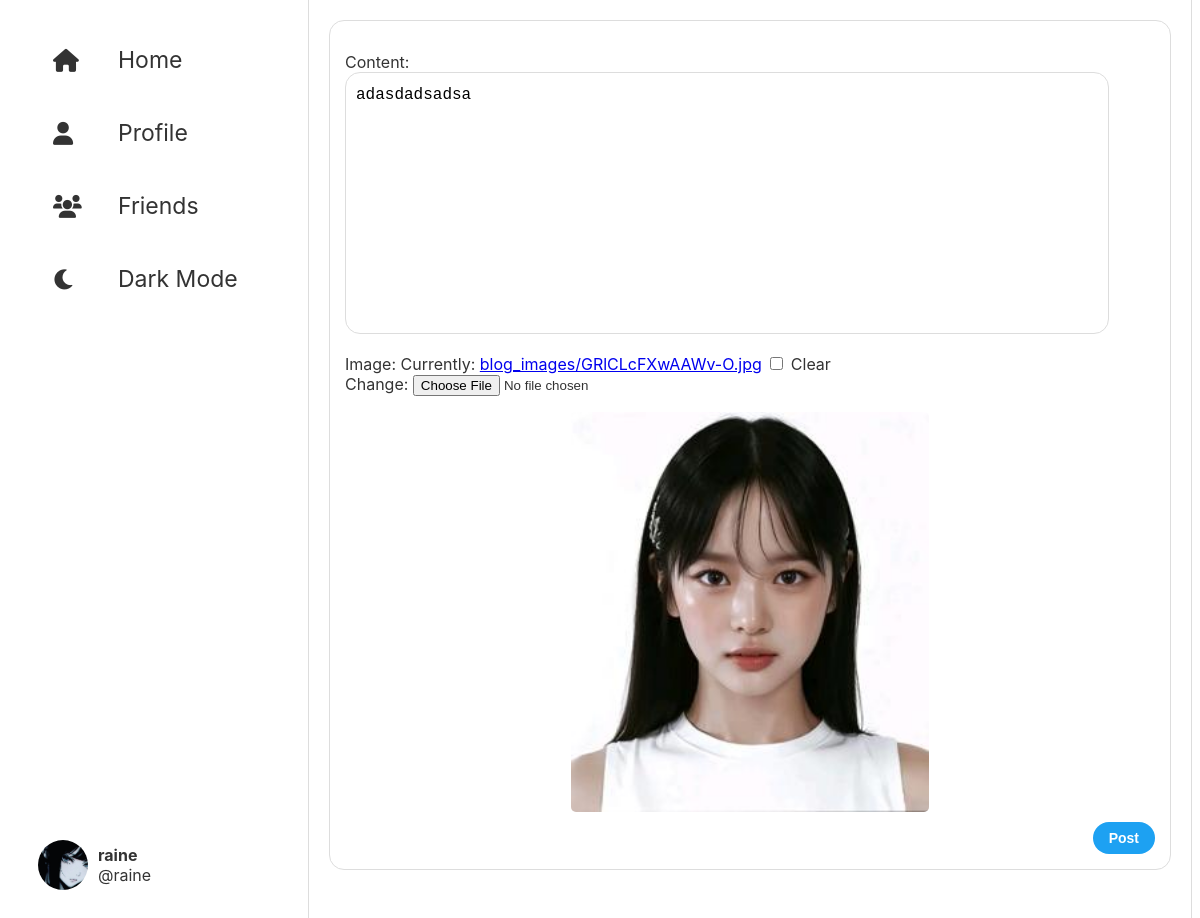
The page /blog/2/edit/ (signed in) on the database its author committed.
### blog/models.py (models this page shows, shortened)
class Profile(models.Model):
    user = models.OneToOneField(User, on_delete=models.CASCADE)
    bio = models.TextField(blank=True)
    profile_picture = models.ImageField(upload_to='profile_pics/', blank=True)

class BlogPost(models.Model):
    content = models.TextField()
    date_posted = models.DateTimeField(default=timezone.now)
    author = models.ForeignKey(settings.AUTH_USER_MODEL, on_delete=models.CASCADE)
    image = models.ImageField(upload_to='blog_images/', blank=True, null=True)

### blog/views.py (the view)
# urls.py: path('<int:id>/edit/', views.edit_post, name='edit_post'),  # Update a post
@login_required
def edit_post(request, id):
    post = get_object_or_404(BlogPost, id=id)
    if request.method == 'POST':
        form = BlogPostForm(request.POST, request.FILES, instance=post)
        if form.is_valid():
            form.save()
            return redirect('blog_detail', id=post.id)  # Redirect after successfully saving the post
    else:
        form = BlogPostForm(instance=post)  # Pre-populate the form with the existing post data
    return render(request, 'blog/edit_post.html', {'form': form, 'post': post})

### blog/forms.py
class BlogPostForm(forms.ModelForm):
    class Meta:
        model = BlogPost
        fields = ['content', 'image']  # Include image field

### blog/templates/blog/edit_post.html (shortened to what this page needs)
{% load tz %}
<!DOCTYPE html>
<html lang="en">
<head>
    {% load static %}
    <link rel="stylesheet" href="{% static 'blog/styles.css' %}">
    <link rel="stylesheet" href="https://cdnjs.cloudflare.com/ajax/libs/font-awesome/6.0.0/css/all.min.css" />
</head>
<body>
<div class="container">
    <div class="sidebar">
        <ul class="sidebar-nav">
            <li><a href="{% url 'blog_list' %}"><i class="fas fa-home"></i> Home</a></li>
            <li><a href="{% url 'profile' %}"><i class="fas fa-user"></i> Profile</a></li>
            <li><a href="#"><i class="fas fa-users"></i> Friends</a></li>
            <li id="dark-mode-toggle">
                <a href="#"><i class="fas fa-moon"></i> Dark Mode</a>
            </li>
        </ul>
        {% if user.is_authenticated %}
            <div class="sidebar-bottom">
                {% if user.profile.profile_picture %}
                    <img src="{{ user.profile.profile_picture.url }}" alt="
    Profile Picture" class="profile-pic">
                {% endif %}
                <div class="user-info">
                    <h3>{{ user.username }}</h3>
                    <p>@{{ user.username }}</p>
                </div>
            </div>
        {% endif %}
    </div>
    <div class="main-content">
        {% if user.is_authenticated %}
        <div class="new-post-form">
            <form method="post" enctype="multipart/form-data" action="{% url 'edit_post' post.id %}">
                {{ form.as_p }}
                <div class="post-content">
                    {% if post.image %}
                        <img src="{{ post.image.url }}" alt="Post Image" class="post-image" id="image-preview">
                    {% else %}
                        <img src="" alt="Post Image" class="post-image" id="image-preview" style="display: none;">
                    {% endif %}
                </div>
                <div class="tweet-actions">
                    <button type="submit" class="btn btn-primary tweet-button">Post</button>
                </div>
            </form>
        </div>
        {% endif %}
    </div>
</div>
</body>
</html>

### blog/static/blog/styles.css (style rules this page uses)
body { font-family: -apple-system, BlinkMacSystemFont, 'Segoe UI', Roboto, Oxygen, Ubuntu, Cantarell, 'Open Sans', 'Helvetica Neue', sans-serif; background-color: #fff; color: #333; transition: background-color 0.3s, color 0.3s; display: flex; overflow-y: hidden; margin-bottom: 0px; margin-top: 0px; }
.container { display: flex; width: 100%; max-width: 1200px; margin: 0 auto; overflow-y: hidden; }
.sidebar { width: 250px; padding: 20px; background-color: #fff; position: fixed; top: 0; height: 100vh; display: flex; flex-direction: column; justify-content: space-between; overflow-y: auto; margin: none; }
.sidebar-nav { list-style: none; padding: none; padding-inline-start: 15px; }
.sidebar-nav li { margin-bottom: 25px; display: flex; align-items: center; list-style: none; }
.sidebar-nav a { display: flex; align-items: center; padding: 10px; text-decoration: none; color: #333; font-size: 23px; transition: padding 0.3s ease; }
.sidebar-nav a i { margin-right: 40px; width: 25px; height: 25px; top: 50%; align-content: center; }
.sidebar-bottom { display: flex; align-items: center; padding: 10px; margin-bottom: 30px; }
.sidebar-bottom .profile-pic { width: 50px; height: 50px; border-radius: 50%; margin-right: 10px; }
.sidebar-bottom .user-info h3 { margin: 0; font-size: 16px; font-weight: bold; }
.user-info p { margin-block-start: 0; margin-block-end: 0; font-size: 16px; }
.tweet-button { background-color: #1da1f2; color: #fff; padding: 10px 15px; border: none; border-radius: 20px; cursor: pointer; font-weight: bold; margin-top: 20px; margin-left: auto; }
.main-content { flex: 1; margin-left: 300px; padding: 20px; border-left: 1px solid #ddd; border-right: 1px solid #ddd; overflow-y: auto; height: 100vh; width: calc(100% - 250px); }
.profile-pic { width: 40px; height: 40px; border-radius: 50%; margin-right: 10px; }
.post-content { margin-bottom: 10px; }
.post-image { display: block; min-width: 300px; min-height: 400px; border-radius: 5px; margin: 0 auto; margin-top: 10px; }
.sidebar, .main-content, .right-sidebar { overflow-y: auto; scrollbar-width: none; }
.new-post-form { border: 1px solid #ddd; padding: 15px; margin-bottom: 20px; border-radius: 15px; }
.tweet-actions { display: flex; justify-content: flex-end; align-items: center; margin-top: 10px; }
.tweet-actions .tweet-button { background-color: #1da1f2; color: #fff; border: none; border-radius: 20px; padding: 8px 16px; font-weight: bold; cursor: pointer; }
.tweet-button { margin: 0px; }
#image-preview { display: flex; justify-content: center; align-items: center; height: auto; margin-top: 10px; }
.btn { padding: 8px 16px; border: none; border-radius: 4px; cursor: pointer; font-size: 14px; }
textarea { width: calc(100% - 68px); padding: 10px; border: none; resize: none; font-size: 16px; line-height: 1.5; border: 1px solid #ddd; border-radius: 15px; }

### rows shown on the page
BlogPost: content "adasdadsadsa", image (picture)

### other values the page prints
{{ user.username }} "raine"
